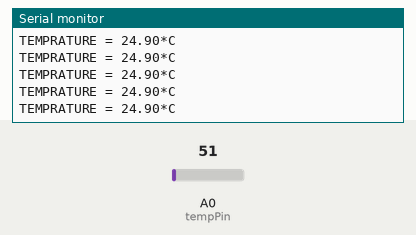
Bench run of a sketch on a simulated Arduino Uno, built with avr-gcc and run on an emulated ATmega328P. Shown: the last lines printed to the serial monitor. The inputs (shaded band) are chosen by the test bench; at power-on: A0 (tempPin) = 51.

Above: at 1.2 s.
1.3 s: A0 (tempPin) set to 61
At 1.42 s:
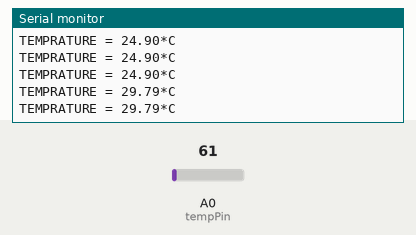
2.8 s: A0 (tempPin) set to 71
At 2.83 s:
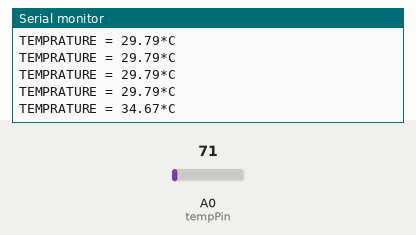
Timing chart, 0 to 5.8 s (numbered marks = the images above; inputs shaded):
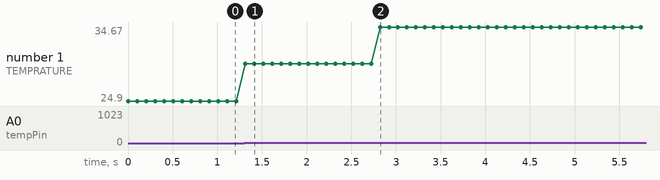

Measured:
- after the input at 1.3 s, the serial monitor: prints a new line at once (image 1)
- after the input at 2.8 s, the serial monitor: prints a new line at once (image 2)
- plotted number 1: 24.9 → 29.79 after the input at 1.3 s, 29.79 → 34.67 after the input at 2.8 s

The sketch:

temp_sensor.ino
```cpp
#include <Wire.h>
float temp;
int tempPin = 0;
char t[10];
void setup()

{
Wire.begin(6);
Serial.begin(9600);

}

void loop()

{
Wire.onRequest(requestEvent);
temp = analogRead(tempPin);

temp = temp * 0.48828125;

Serial.print("TEMPRATURE = ");

Serial.print(temp);

Serial.print("*C");

Serial.println();
dtostrf(temp,2,4,t);
delay(100);

}
void requestEvent(){

Wire.write(t);
}
```
